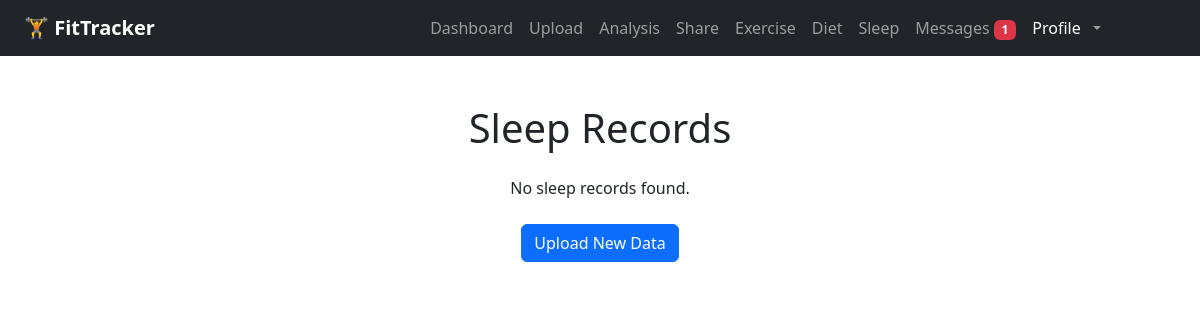
The page /records/sleep (signed in) on the database as committed earlier.
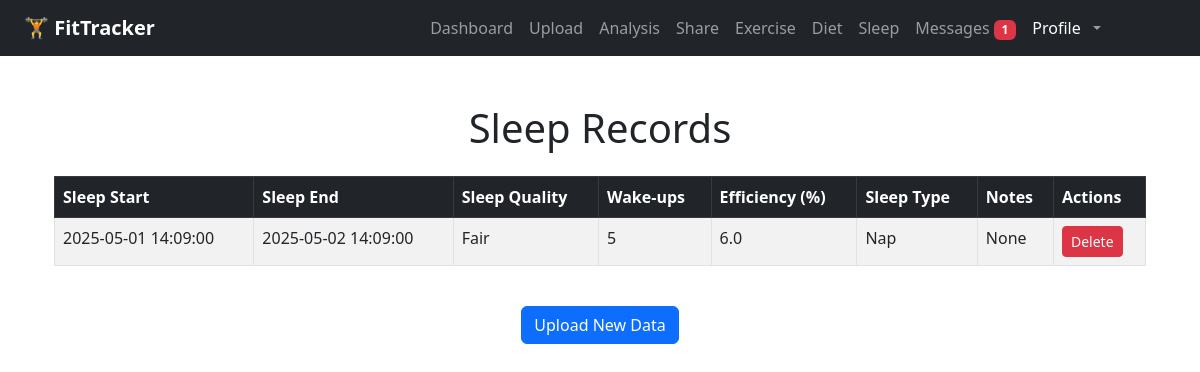
The same page on the database as committed later.
### app/models.py (models this page shows)
class SleepEntry(db.Model):
    id = db.Column(db.Integer, primary_key=True)
    user_id = db.Column(db.Integer, db.ForeignKey('user.id'))
    sleep_start = db.Column(db.DateTime)
    sleep_end = db.Column(db.DateTime)
    sleep_quality = db.Column(db.String(50))
    wake_ups = db.Column(db.Integer)
    efficiency = db.Column(db.Float)
    sleep_type = db.Column(db.String(20))
    notes = db.Column(db.Text)

### app/routes.py (the view)
@main.route("/records/sleep")
def sleep_records():
    if "user_id" not in session:
        return redirect(url_for("main.login"))
    records = SleepEntry.query.filter_by(user_id=session["user_id"]).order_by(SleepEntry.sleep_start.desc()).all()
    return render_template("sleep_records.html", records=records)

### app/__init__.py (called while the page is built)
def create_app(config_class=None):
    app = Flask(__name__)
    if config_class:
        app.config.from_object(config_class)
    else:
        app.config['SECRET_KEY'] = "super-secret-key"
        app.config['SQLALCHEMY_DATABASE_URI'] = 'sqlite:///tracker.db'
        app.config['SQLALCHEMY_TRACK_MODIFICATIONS'] = False
    db.init_app(app)
    migrate.init_app(app, db)  # Bind migrate after app is created
    print("current database config is：", app.config['SQLALCHEMY_DATABASE_URI'])
    from . import models
    @app.context_processor
    def inject_message_model():
        return dict(Message=models.Message)
    from .routes import main
    app.register_blueprint(main)
    return app

### app/templates/sleep_records.html (shortened to what this page needs)
{% extends "base.html" %}
{% block content %}
<div class="container mt-5">
    <h1 class="text-center mb-4">Sleep Records</h1>
    {% if records %}
        <div class="table-responsive">
            <table class="table table-striped table-bordered">
                <thead class="table-dark">
                    <tr>
                        <th>Sleep Start</th>
                        <th>Sleep End</th>
                        <th>Sleep Quality</th>
                        <th>Wake-ups</th>
                        <th>Efficiency (%)</th>
                        <th>Sleep Type</th>
                        <th>Notes</th>
                        <th>Actions</th>
                    </tr>
                </thead>
                <tbody>
                    {% for entry in records %}
                    <tr>
                        <td>{{ entry.sleep_start }}</td>
                        <td>{{ entry.sleep_end }}</td>
                        <td>{{ entry.sleep_quality }}</td>
                        <td>{{ entry.wake_ups }}</td>
                        <td>{{ entry.efficiency }}</td>
                        <td>{{ entry.sleep_type }}</td>
                        <td>{{ entry.notes }}</td>
                        <td>
                            <form action="{{ url_for('main.delete_sleep', entry_id=entry.id) }}" method="POST" style="display:inline;">
                                <button type="submit" class="btn btn-danger btn-sm" onclick="return confirm('Are you sure you want to delete this record?');">Delete</button>
                            </form>
                        </td>
                    </tr>
                    {% endfor %}
                </tbody>
            </table>
        </div>
    {% else %}
        <p class="text-center">No sleep records found.</p>
    {% endif %}
    <div class="text-center mt-4">
        <a href="{{ url_for('main.upload') }}" class="btn btn-primary">Upload New Data</a>
    </div>
</div>
{% endblock %}

Rows that differ between the two databases and show on the page:
added SleepEntry: sleep_start "2025-05-01 14:09:00", sleep_end "2025-05-02 14:09:00", sleep_quality "Fair", wake_ups "5", efficiency "6.0", sleep_type "Nap", notes "None"
Other text that changed with them:
text no longer shown: "No sleep records found."
text now shown: "Sleep Start Sleep End Sleep Quality Wake-ups Efficiency (%) Sleep Type Notes Actions"
